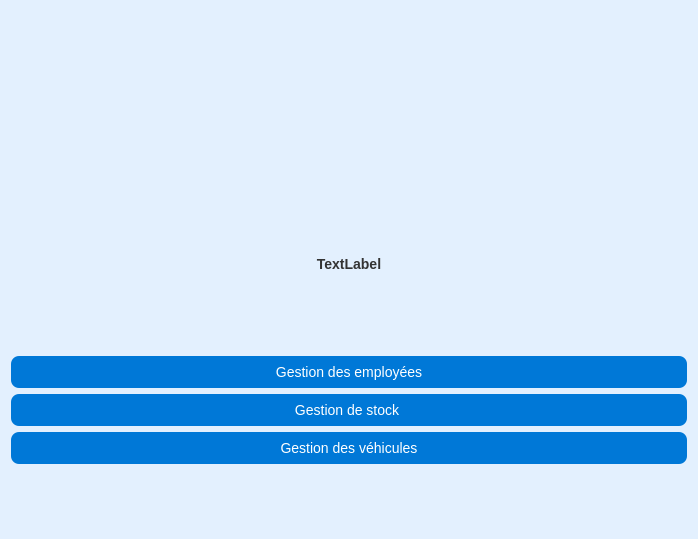
<?xml version="1.0" encoding="UTF-8"?>
<ui version="4.0">
 <class>accueil</class>
 <widget class="QWidget" name="accueil">
  <property name="geometry">
   <rect>
    <x>0</x>
    <y>0</y>
    <width>698</width>
    <height>539</height>
   </rect>
  </property>
  <property name="windowTitle">
   <string>Accueil</string>
  </property>
  <property name="styleSheet">
   <string>
    QWidget {
        background-color: #E3F0FE;
        background-position: center;
        background-repeat: no-repeat;
        background-size: cover;
    }

    QLabel {
        font-size: 14px;
        font-weight: bold;
        color: #333;
    }

    QLineEdit {
        border: 2px solid #ccc;
        border-radius: 8px;
        padding: 5px;
        font-size: 14px;
        background-color: #fff;
        selection-background-color: #7ec8e3;
    }

    QPushButton {
        background-color: #0078D7;
        color: white;
        border-radius: 8px;
        padding: 8px;
        font-size: 14px;
    }

    QPushButton:hover {
        background-color: #005a9e;
    }

    QPushButton:pressed {
        background-color: #004b87;
    }
   </string>
  </property>
  <layout class="QVBoxLayout" name="verticalLayout">
   <item>
    <widget class="QLabel" name="imageLabel">
     <property name="maximumSize">
      <size>
       <width>700</width>
       <height>100</height>
      </size>
     </property>
     <property name="layoutDirection">
      <enum>Qt::LayoutDirection::LeftToRight</enum>
     </property>
     <property name="text">
      <string/>
     </property>
     <property name="alignment">
      <set>Qt::AlignmentFlag::AlignCenter</set>
     </property>
    </widget>
   </item>
   <item>
    <widget class="QLabel" name="labelBienvenue">
     <property name="maximumSize">
      <size>
       <width>16777215</width>
       <height>50</height>
      </size>
     </property>
     <property name="text">
      <string>TextLabel</string>
     </property>
     <property name="alignment">
      <set>Qt::AlignmentFlag::AlignCenter</set>
     </property>
    </widget>
   </item>
   <item>
    <layout class="QVBoxLayout" name="verticalLayout_2">
     <item>
      <widget class="QPushButton" name="employee">
       <property name="text">
        <string>Gestion des employées</string>
       </property>
      </widget>
     </item>
     <item>
      <widget class="QPushButton" name="stock">
       <property name="text">
        <string>Gestion de stock </string>
       </property>
      </widget>
     </item>
     <item>
      <widget class="QPushButton" name="vehicule">
       <property name="text">
        <string>Gestion des véhicules</string>
       </property>
      </widget>
     </item>
    </layout>
   </item>
  </layout>
 </widget>
 <resources/>
 <connections/>
</ui>
